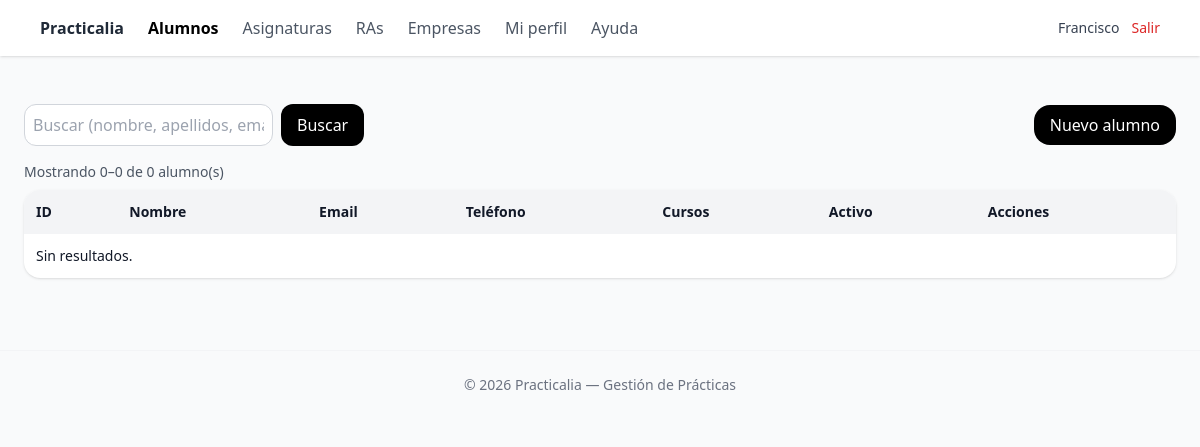
/public/alumnos/index.php (signed in), run on an earlier commit of the app's database.
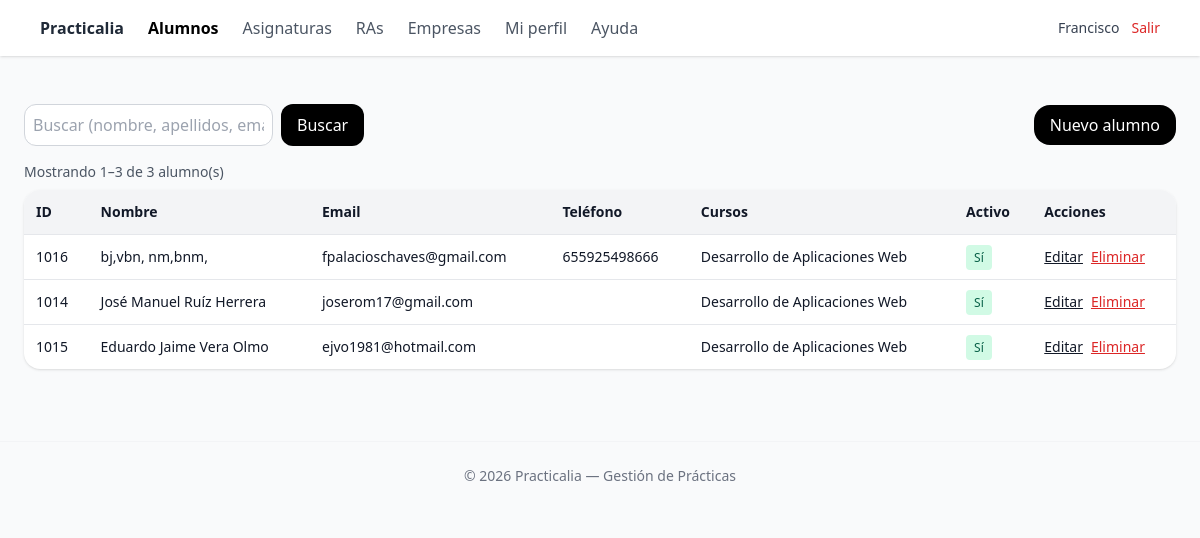
And on a later commit of the database.
### tables this page shows
CREATE TABLE `alumnos` (
  `id` int(10) UNSIGNED NOT NULL,
  `nombre` varchar(100) NOT NULL,
  `apellidos` varchar(150) NOT NULL,
  `email` varchar(190) DEFAULT NULL,
  `telefono` varchar(30) DEFAULT NULL,
  `activo` tinyint(4) NOT NULL DEFAULT 1,
  `fecha_nacimiento` date DEFAULT NULL,
  `notas` text DEFAULT NULL,
  `created_at` timestamp NOT NULL DEFAULT current_timestamp(),
  `updated_at` timestamp NOT NULL DEFAULT current_timestamp() ON UPDATE current_timestamp(),
  `deleted_at` timestamp NULL DEFAULT NULL
);

### lib/auth.php (called while the page is built, shortened)
<?php
function current_user(): ?array
{
    return $_SESSION['user'] ?? null;
}
function require_role(string $codigoRol): bool
{
    $user = current_user();
    return in_array($codigoRol, $user['roles_codigos'] ?? [], true);
}

### lib/Services/AlumnoService.php (called while the page is built, shortened)
<?php
class AlumnoService
{
    private PDO $pdo;
    public function __construct(PDO $pdo)
    {
        $this->pdo = $pdo;
    }
    public function getCount(string $search, bool $isAdmin, int $profId): int
    {
        $params = [];
        $where = "a.deleted_at IS NULL";
        if ($isAdmin) {
            $fromJoin = "
                FROM alumnos a
                LEFT JOIN alumnos_cursos ac ON ac.alumno_id = a.id
                LEFT JOIN cursos c ON c.id = ac.curso_id
            ";
        } else {
            $fromJoin = "
                FROM alumnos a
                JOIN alumnos_cursos ac ON ac.alumno_id = a.id
                JOIN cursos c ON c.id = ac.curso_id
                JOIN cursos_profesores cp ON cp.curso_id = c.id AND cp.profesor_id = :pid
            ";
            $params[':pid'] = $profId;
        }
        $sqlCount = "SELECT COUNT(DISTINCT a.id) AS c $fromJoin WHERE $where";
        $stCount = $this->pdo->prepare($sqlCount);
        $stCount->execute($params);
        $res = $stCount->fetch();
        return (int) ($res['c'] ?? 0);
    }
    public function getList(string $search, bool $isAdmin, int $profId, int $limit, int $offset): array
    {
        $params = [':limit' => $limit, ':offset' => $offset];
        $where = "a.deleted_at IS NULL";
        if ($isAdmin) {
            $fromJoin = "
                FROM alumnos a
                LEFT JOIN alumnos_cursos ac ON ac.alumno_id = a.id
                LEFT JOIN cursos c ON c.id = ac.curso_id
            ";
        } else {
            $fromJoin = "
                FROM alumnos a
                JOIN alumnos_cursos ac ON ac.alumno_id = a.id
                JOIN cursos c ON c.id = ac.curso_id
                JOIN cursos_profesores cp ON cp.curso_id = c.id AND cp.profesor_id = :pid
            ";
            $params[':pid'] = $profId;
        }
        $sqlList = "
            SELECT
                a.id, a.nombre, a.apellidos, a.email, a.telefono, a.activo,
                GROUP_CONCAT(DISTINCT c.nombre ORDER BY c.nombre SEPARATOR ', ') AS cursos
            $fromJoin
            WHERE $where
            GROUP BY a.id, a.nombre, a.apellidos, a.email, a.telefono, a.activo
            ORDER BY a.apellidos ASC
            LIMIT :limit OFFSET :offset
        ";
        $st = $this->pdo->prepare($sqlList);
        foreach ($params as $k => $v) {
            $st->bindValue($k, $v, is_int($v) ? PDO::PARAM_INT : PDO::PARAM_STR);
        }
        $st->execute();
        return $st->fetchAll();
    }
}

### public/alumnos/index.php (the view, shortened to what the changed rows need)
<?php
require_once __DIR__ . '/../../lib/auth.php';
$user = current_user();
$isAdmin = require_role('admin');
$profId = (int) ($user['id'] ?? 0);
$search = trim($_GET['q'] ?? '');
$page = max(1, (int) ($_GET['page'] ?? 1));
$perPage = 10;
$offset = ($page - 1) * $perPage;
function h(?string $s): string
{
  return htmlspecialchars((string) $s, ENT_QUOTES, 'UTF-8');
}
$alumnoService = new \App\Services\AlumnoService($pdo);
$total = $alumnoService->getCount($search, $isAdmin, $profId);
$rows = $alumnoService->getList($search, $isAdmin, $profId, $perPage, $offset);
$from = ($total === 0) ? 0 : ($offset + 1);
$to = min($offset + $perPage, $total);
require_once __DIR__ . '/../partials/_header.php';
?>
<div class="mb-2 text-sm text-gray-600">
  Mostrando <span class="font-medium"><?= (int) $from ?></span>–<span class="font-medium"><?= (int) $to ?></span> de
  <span class="font-medium"><?= (int) $total ?></span> alumno(s)
</div>
<div class="bg-white rounded-2xl shadow overflow-x-auto">
  <table class="min-w-full text-sm">
    <thead class="bg-gray-100">
      <tr>
        <th class="text-left p-3">ID</th>
        <th class="text-left p-3">Nombre</th>
        <th class="text-left p-3">Email</th>
        <th class="text-left p-3">Teléfono</th>
        <th class="text-left p-3">Cursos</th>
        <th class="text-left p-3">Activo</th>
        <th class="text-left p-3">Acciones</th>
      </tr>
    </thead>
    <tbody>
      <?php foreach ($rows as $r):
        $aid = (int) $r['id']; ?>
        <tr class="border-t">
          <td class="p-3"><?= $aid ?></td>
          <td class="p-3"><?= h(($r['nombre'] ?? '') . ' ' . ($r['apellidos'] ?? '')) ?></td>
          <td class="p-3"><?= h($r['email'] ?? '') ?></td>
          <td class="p-3"><?= h($r['telefono'] ?? '') ?></td>
          <td class="p-3"><?= h($r['cursos'] ?? '') ?></td>
          <td class="p-3">
            <?php if ((int) ($r['activo'] ?? 0) === 1): ?>
              <span class="px-2 py-1 text-xs rounded bg-emerald-100 text-emerald-800">Sí</span>
            <?php else: ?>
              <span class="px-2 py-1 text-xs rounded bg-red-100 text-red-800">No</span>
            <?php endif; ?>
          </td>
          <td class="p-3">
            <div class="flex items-center gap-2">
              <a class="underline" href="./edit.php?id=<?= $aid ?>">Editar</a>
              <form method="post" action="./delete.php" onsubmit="return confirm('¿Eliminar este alumno?');">
                <button class="text-red-600 underline">Eliminar</button>
              </form>
            </div>
          </td>
        </tr>
      <?php endforeach; ?>
      <?php if (!$rows): ?>
        <tr>
          <td class="p-3" colspan="7">Sin resultados.</td>
        </tr>
      <?php endif; ?>
    </tbody>
  </table>
</div>
<?php require_once __DIR__ . '/../partials/_footer.php'; ?>

What changed in the data, as far as the page shows it:
added alumnos: id "1016", nombre+apellidos "bj,vbn, nm,bnm,", email "fpalacioschaves@gmail.com", telefono "655925498666", cursos "Desarrollo de Aplicaciones Web", activo "Sí"
now on this page (row unchanged): alumnos: id "1014", nombre+apellidos "José Manuel Ruíz Herrera", email "joserom17@gmail.com", cursos "Desarrollo de Aplicaciones Web", activo "Sí"
now on this page (row unchanged): alumnos: id "1015", nombre+apellidos "Eduardo Jaime Vera Olmo", email "ejvo1981@hotmail.com", cursos "Desarrollo de Aplicaciones Web", activo "Sí"
Also different on the page:
$from: "0" → "1"
$to: "0" → "3"
$total: "0" → "3"
text no longer shown: "Sin resultados."
